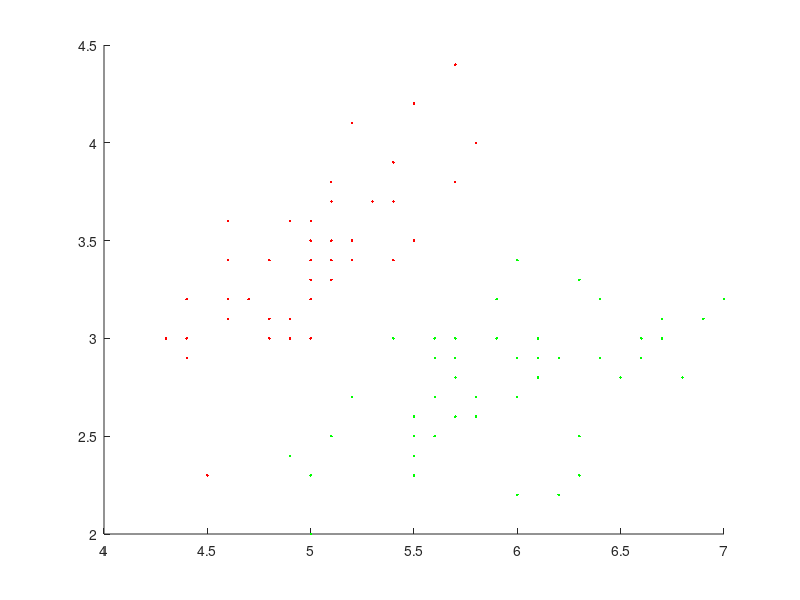
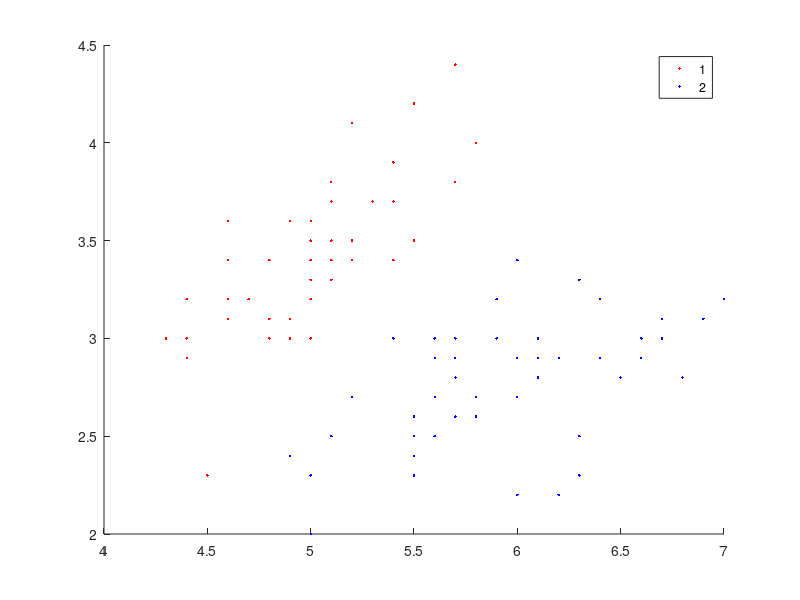

Reproduce these figures in MATLAB, in order. (Note: this script raises an error after producing the figures.)
clc
clear all
close all
% Load Fisher's iris data set.  This loads in
%   meas(N,4) - feature vectors, each 4 dimensional
%   species{150} - class names: 'versicolor', 'virginica', 'setosa'
load fisheriris
% Let's keep only two classes.
indices1 = find(strcmp(species,'setosa')); 
indices2 = find(strcmp(species, 'versicolor'));
% Name them class 1 and class 2.
y = [ones(length(indices1),1); 2*ones(length(indices2),1)];
% We will just use 2 feature dimensions, since it is easier to visualize.
X = meas([indices1;indices2],1:2);
% However, when we do that there is a chance that some points will be
% duplicated (since we are ignoring the other features).  If so, just keep
% the first point.
indicesToKeep = true(size(X,1),1);
for i=1:size(X,1) % See if we already have the ith point.
    if any((X(i,1)==X(1:i-1,1)) & (X(i,2)==X(1:i-1,2)))
        indicesToKeep(i) = false;   % Skip this point
    end
end
allFeatureVectors = X(indicesToKeep, :);
allClasses = y(indicesToKeep);
numTotal = size(allFeatureVectors,1);

% Plot the vectors.
figure, hold on;
myColors = ['r', 'g'];
for j=1:numTotal
    plot(allFeatureVectors(j,1),allFeatureVectors(j,2), ...
    'Color', myColors(allClasses(j)), 'Marker', '.');
end
% Train SVM classifer.
cl = fitcsvm(allFeatureVectors,allClasses, ...
'KernelFunction', 'linear', ... % 'rbf', 'linear', 'polynomial'
'BoxConstraint', 1, ... % Default is 1
'ClassNames', [1,2]);
% Predict scores over the grid
d = 0.02;
[x1Grid,x2Grid] = meshgrid(min(allFeatureVectors(:,1)):d:max(allFeatureVectors(:,1)), ...
min(allFeatureVectors(:,2)):d:max(allFeatureVectors(:,2)));
xGrid = [x1Grid(:),x2Grid(:)];
[~,scores] = predict(cl,xGrid);
% Plot the data and the decision boundary
figure;
h(1:2) = gscatter(allFeatureVectors(:,1),allFeatureVectors(:,2),allClasses,'rb','.');
hold on
h(3) = plot(allFeatureVectors(cl.IsSupportVector,1),allFeatureVectors(cl.IsSupportVector,2),'ko');
contour(x1Grid,x2Grid,reshape(scores(:,2),size(x1Grid)),[0 0],'k'); hold off